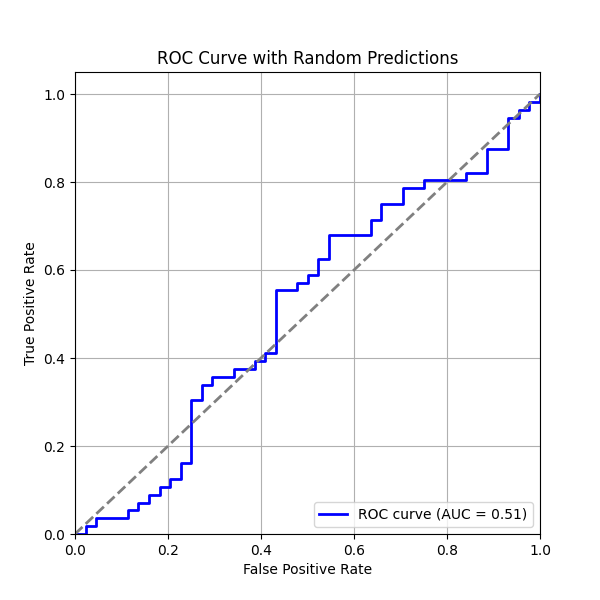

This chart was generated by the following Python code:
import numpy as np
import matplotlib.pyplot as plt
from sklearn.metrics import roc_curve, auc

# 隨機產生資料
np.random.seed(42)  # 固定隨機種子，方便重現結果
y_true = np.random.randint(0, 2, 100)   # 100 個真實標籤 (0 or 1)
y_score = np.random.rand(100)            # 100 個隨機預測機率 (0 ~ 1)

# 計算 ROC curve
fpr, tpr, thresholds = roc_curve(y_true, y_score)
roc_auc = auc(fpr, tpr)

# 繪製 ROC curve
plt.figure(figsize=(6,6))
plt.plot(fpr, tpr, color="blue", lw=2, label=f"ROC curve (AUC = {roc_auc:.2f})")
plt.plot([0, 1], [0, 1], color="gray", lw=2, linestyle="--")  # 參考線
plt.xlim([0.0, 1.0])
plt.ylim([0.0, 1.05])
plt.xlabel("False Positive Rate")
plt.ylabel("True Positive Rate")
plt.title("ROC Curve with Random Predictions")
plt.legend(loc="lower right")
plt.grid(True)
plt.savefig("roc_curve.png")
